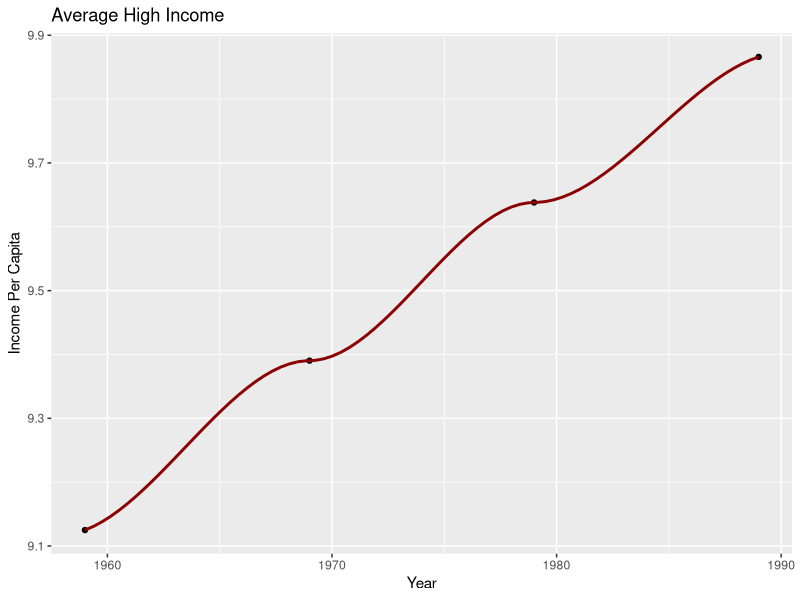
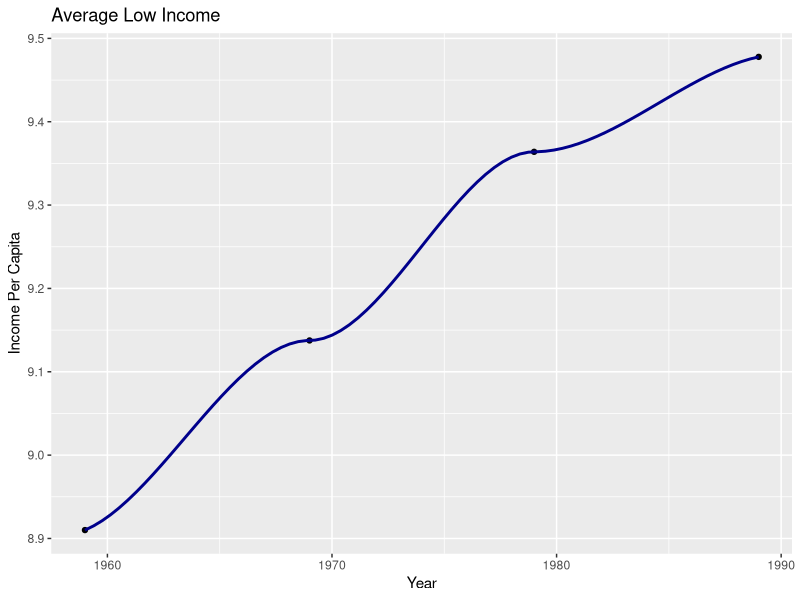
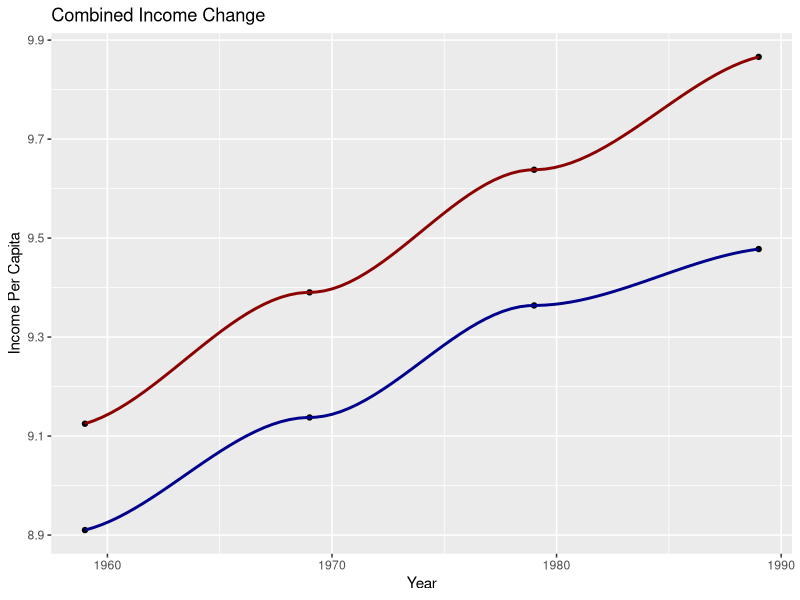

Here is the R script that generated these plots, in order:
# Data Source: 
# https://www2.census.gov/programs-surveys/decennial/tables/time-series/historical-income-counties/county3.csv



install.packages("tidyverse")
library(tidyverse)
install.packages("dplyr")
install.packages("ggplot2")
install.packages("ggpubr")
library("ggpubr")
library("ggplot2")
library("dplyr")

setwd('/Users/JonahTuckman/Desktop/Economics/Economics-Data-Exploration/GroupProject/')

# Data of Per Capita Income by County in 1959, 1969, 1979, 1989 pulled from census.gov
data <- read.csv('county3.csv')

# Data of California Data as we will be looking into California counties pre and post 1984 (Macintosh release)
CaliData <- subset(data, grepl('CA',State.and.County))
# Saved Dataset
write.csv(CaliData, "CaliData.csv")


# Bay Area/ High tech
### SanFran, San Mateo, Santaclara, Alameda, Contracosta, Solano, Napa, Sonoma, Marin
### LA County, Orange, San Diego

## Low Tech
### Others


toMatch <- c("San Francisco" , "San Mateo" , "Santa Clara" , "Alameda" , "Contra Costa" , "Solano" ,
             "Napa" , "Sonoma" , "Marin", "Los Angeles", "Orange County", "San Diego")
CaliHighIncome <- data.frame(CaliData)
CaliHighIncome <- subset(CaliHighIncome, grepl(paste(toMatch, collapse="|"), State.and.County))

CaliLowIncome <- data.frame(CaliData)
CaliLowIncome <- subset(CaliLowIncome, !grepl(paste(toMatch, collapse="|"), State.and.County))

## Replace the commas in the numbers to avoid importation as factor 
replaceCommas<-function(X){
  X<-as.numeric(gsub("\\,", "", X))
}

#replacement. Must do this indivudally to keep the commas in the state and county
# commenting after doing and realizing we are deleting that column in a moment so not needed...
CaliLowIncome$X1959 <- replaceCommas(CaliLowIncome$X1959)
CaliLowIncome$X1969 <- replaceCommas(CaliLowIncome$X1969)
CaliLowIncome$X1979 <- replaceCommas(CaliLowIncome$X1979)
CaliLowIncome$X1989 <- replaceCommas(CaliLowIncome$X1989)
CaliLowIncome$State.and.County <- NULL

write.csv(CaliLowIncome, "CaliLowIncome.csv")

## Removal of high income commas
CaliHighIncome$State.and.County <- NULL
CaliHighIncome$X1959 <- replaceCommas(CaliHighIncome$X1959)
CaliHighIncome$X1969 <- replaceCommas(CaliHighIncome$X1969)
CaliHighIncome$X1979 <- replaceCommas(CaliHighIncome$X1979)
CaliHighIncome$X1989 <- replaceCommas(CaliHighIncome$X1989)

write.csv(CaliHighIncome, "CaliHighTech2.csv")
### Removed Commas from numbers here to avoid importation as type factor
### Opened in text file, deleted commas, reopened in numbers and saved as CaliHighTech2.csv


CaliHighIncome$X <- NULL ## Adds X column of index from original list. Not needed
CaliHighIncome$State.and.County <- NULL ## No names (categorical variables suck to deal with)
summary(CaliHighIncome) # Checking out data

## Checking that everything is going well.
sapply(CaliHighIncome, class) ## Shows breakdown of columns by type


all(duplicated(CaliHighIncome$X1979)[-1L]) ## Test for constant vector
# Returns false which is good 


#### HIGH Income #### 

# Means of each year
averageHighIncome59 = mean(CaliHighIncome$X1959, na.rm = TRUE)
averageHighIncome69 = mean(CaliHighIncome$X1969, na.rm = TRUE)
averageHighIncome79 = mean(CaliHighIncome$X1979, na.rm = TRUE)
averageHighIncome89 = mean(CaliHighIncome$X1989, na.rm = TRUE)

#Standard deviation of each year
StandardDevHigh59 <- sd(CaliHighIncome$X1959, na.rm = TRUE)
StandardDevHigh69 <- sd(CaliHighIncome$X1969, na.rm = TRUE)
StandardDevHigh79 <- sd(CaliHighIncome$X1979, na.rm = TRUE)
StandardDevHigh89 <- sd(CaliHighIncome$X1989, na.rm = TRUE)


#### LOW Income #### 

# Means of each year
averageLowIncome59 = mean(CaliLowIncome$X1959, na.rm = TRUE)
averageLowIncome69 = mean(CaliLowIncome$X1969, na.rm = TRUE)
averageLowIncome79 = mean(CaliLowIncome$X1979, na.rm = TRUE)
averageLowIncome89 = mean(CaliLowIncome$X1989, na.rm = TRUE)

#Standard deviation of each year
StandardDevLow59 <- sd(CaliLowIncome$X1959, na.rm = TRUE)
StandardDevLow69 <- sd(CaliLowIncome$X1969, na.rm = TRUE)
StandardDevLow79 <- sd(CaliLowIncome$X1979, na.rm = TRUE)
StandardDevLow89 <- sd(CaliLowIncome$X1989, na.rm = TRUE)


# Visual Tabling
table59 <- table(averageHighIncome59, averageLowIncome59)
table59

table69 <- table(averageHighIncome69, averageLowIncome69)
table69

table79 <- table(averageHighIncome79, averageLowIncome79)
table79

table89 <- table(averageHighIncome89, averageLowIncome89)
table89


# Data to be used for plotting. Year vs Average in High vs Low Income
avgHigh <- data.frame("Year" = c(1959, 1969, 1979, 1989), "Average GDP Per Capita" = c(averageHighIncome59, averageHighIncome69, averageHighIncome79, averageHighIncome89))
avgLow <- data.frame("Year" = c(1959, 1969, 1979, 1989), "Average GDP Per Capita" = c(averageLowIncome59, averageLowIncome69, averageLowIncome79, averageLowIncome89))

##### Plotting High Income
XHigh <- avgHigh$Year
YHigh <- log(avgHigh$Average.GDP.Per.Capita)

plotAvgHigh <- ggplot(data = avgHigh, mapping = aes(x = XHigh,y = YHigh)) + geom_point() + geom_smooth(colour="darkred", size = 1)
plotAvgHigh + ggtitle("Average High Income") + xlab("Year") + ylab("Income Per Capita")

##### Plotting Low Income
XLow <- avgLow$Year
YLow <- log(avgLow$Average.GDP.Per.Capita)

plotAvgLow <- ggplot(data = avgLow, mapping = aes(x = XLow,y = YLow)) + geom_point() + geom_smooth(colour = "darkblue", size = 1)
plotAvgLow + ggtitle("Average Low Income") + xlab("Year") + ylab("Income Per Capita")


#Combine a dataset
Combined <- data.frame("Year" = c(1959, 1969, 1979, 1989),
                       "High" = c(averageHighIncome59, averageHighIncome69, averageHighIncome79, averageHighIncome89),
                       "Low" = c(averageLowIncome59, averageLowIncome69, averageLowIncome79, averageLowIncome89)
                       )

##### Combined Plot
combined <- ggplot() + 
  #High -> Red Plot
  geom_point(data=avgHigh, aes(x = XHigh, y = YHigh)) + 
  geom_smooth(data=avgHigh, aes(x = XHigh, y = YHigh), fill = "red", 
              colour="darkred", size = 1) +
  #Low -> Blue Plot
  geom_point(data=avgLow, aes(x = XLow, y = YLow)) + 
  geom_smooth(data=avgLow, aes(x=XLow, y = YLow), fill = "blue",
              colour = "darkblue", size = 1) +
  ggtitle("Combined Income Change") + xlab("Year") + ylab("Income Per Capita") 
  # + geom_vline(xintercept=1980) + geom_vline(xintercept = 1970)
combined

dev.copy(png, "Combined.png")
dev.off()


### Dif n Dif regression 
nonLogReg <- lm(log(High) ~ log(Low), data = Combined )
summary(nonLogReg)
